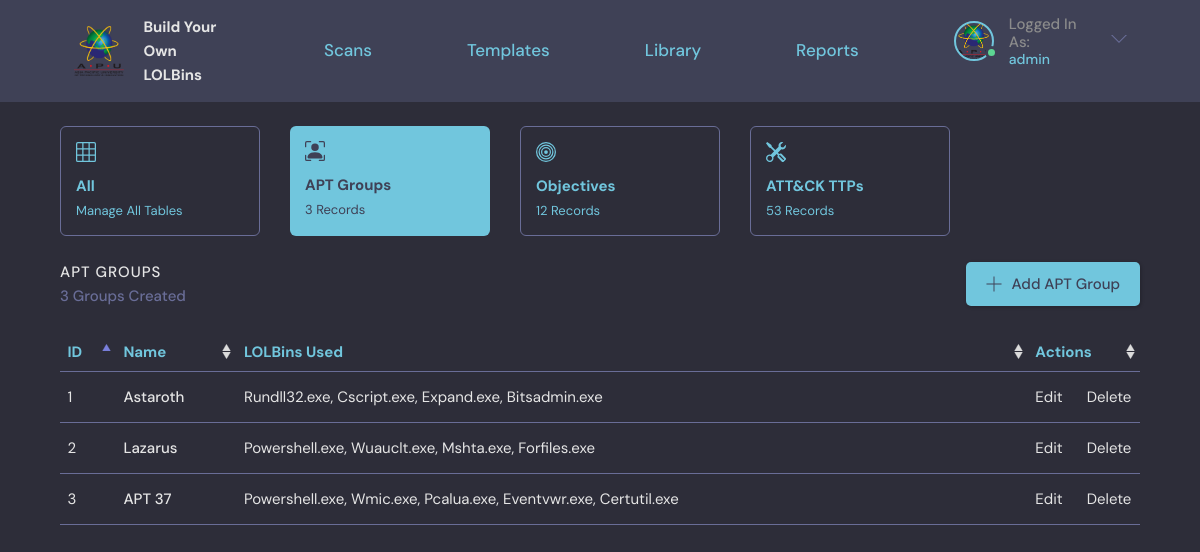
Page /apt/ (signed in) on the committed database.
### base/models.py (models this page shows, shortened)
class APT(models.Model):
    name = models.CharField(max_length=200)
    class Meta:
        verbose_name = 'APT Group'

class Technique(models.Model):
    user = models.ForeignKey(User, on_delete=SET_NULL, null=True, verbose_name = u'Owner')
    name = models.CharField(max_length=200, default="New Binary")
    description = models.TextField(null=True, blank=True)
    updated = models.DateTimeField(auto_now=True)
    created = models.DateTimeField(auto_now_add=True)
    Objective = models.ManyToManyField(Objective, verbose_name = u'Objectives')
    APT = models.ManyToManyField(APT, blank=True, verbose_name = u'APT Groups')
    class Meta:
        verbose_name = 'LOLBin'

### base/views.py (the view)
# urls.py: path('apt/', views.apt, name="apt"),
@login_required(login_url='login')
def apt(request):
    apts = APT.objects.all()
    apt_count = apts.count()
    objectives = Objective.objects.all()
    objective_count = objectives.count()
    attackTactics = AttackTactic.objects.all()
    attackTechniques = AttackTechnique.objects.all()
    attackSubTechniques = AttackSubTechnique.objects.exclude(attackid=".000")
    ttp_count = attackTactics.count() + attackTechniques.count() + attackSubTechniques.count()
    if request.user.is_superuser != 1:
        return redirect('forbidden')
    context = {'apts': apts, 'apt_count': apt_count, 'objective_count': objective_count, 'ttp_count': ttp_count}
    return render(request, 'base/apt.html', context)

### base/templates/base/apt.html (shortened to what this page needs)
{% extends 'main.html' %}
{% block content %}
{% load static %}
<main class="layout layout--2">
  <div class="container-column">
    <div class="roomList__cards">
        <a href="{% url 'manage' %}">
            <div class="admin-card">
                <div class="admin-card-contents">
                    <h4>All</h4>
                    <span>Manage All Tables</span>
                </div>
            </div>
        </a>
        <a href="{% url 'apt' %}">
            <div class="admin-card-selected">
                <div class="admin-card-contents">
                    <h4>APT Groups</h4>
                    <span>{{apt_count}} Records</span>
                </div>
            </div>
        </a>
        <a href="{% url 'objective' %}">
            <div class="admin-card">
                <div class="admin-card-contents">
                    <h4>Objectives</h4>
                    <span>{{objective_count}} Records</span>
                </div>
            </div>
        </a>
        <a href="{% url 'attackTactic' %}">
            <div class="admin-card">
                <div class="admin-card-contents">
                    <h4>ATT&CK TTPs</h4>
                    <span>{{ttp_count}} Records</span>
                </div>
            </div>
        </a>
    </div>
    <div class="roomList__header">
        <div>
            <h2>APT Groups</h2>
            <p>{{apt_count}} Groups Created</p>
        </div>
        <a class="btn btn--main" href="{% url 'new-apt' %}">
            <svg version="1.1" xmlns="http://www.w3.org/2000/svg" width="32" height="32" viewBox="0 0 32 32">
            <title>add</title>
            <path
                d="M16.943 0.943h-1.885v14.115h-14.115v1.885h14.115v14.115h1.885v-14.115h14.115v-1.885h-14.115v-14.115z"
            ></path>
            </svg>
            Add APT Group
        </a>
    </div>
    <table id="apt-table" class="table">
        <thead>
            <tr>
                <th scope="col">ID</th>
                <th scope="col">Name</th>
                <th scope="col">LOLBins Used</th>
                <th scope="col">Actions</th>
            </tr>
        </thead>
        <tbody>
            {% if apt_count != 0 %}
                {% for apt in apts %}
                    <tr>
                        <td style="min-width: 4rem;">{{forloop.counter}}</td>
                        <td style="max-width: 25rem;font-weight: 500">{{apt.name}}</td>
                        <td>
                            {% if apt.technique_set.all.count != 0 %}
                                {% with obj="" %}
                                    {% for technique in apt.technique_set.all %}
                                        {% if forloop.last %}
                                            {{ obj|add:technique.name}}.exe
                                        {% else %}
                                            {{ obj|add:technique.name}}.exe,
                                        {% endif %}
                                    {% endfor %}
                                {% endwith %}
                            {% else %}
                            -
                            {% endif %}
                        </td>
                        <td style="max-width: 1rem;">
                            <a href="{% url 'update-apt' apt.id %}" style="padding-right: 2rem">Edit</a>
                            <a href="{% url 'delete-apt' apt.id %}">Delete</a>
                        </td>
                    </tr>
                {% endfor %}
            {% endif %}
        </tbody>
    </table>
  </div>
</main>
{% endblock content %}

### templates/navigationBar.html (shortened to what this page needs)
{% load static %}
<header class="header header--loggedIn">
  <div class="container">
    <a href="{% url 'home' %}" class="header__logo">
      <img src="{% static 'images/APU.png' %}" style="width:50px;height:50px;"/>
      <h1>
        Build Your<br>
        Own LOLBins
      </h1>
    </a>
    <a href="{% url 'home' %}" class="header__text">
      <h2>Scans</h2>
    </a>
    <a href="{% url 'template' %}" class="header__text">
      <h2>Templates</h2>
    </a>
    <a href="{% url 'library' %}" class="header__text">
      <h2>Library</h2>
    </a>
    <a href="{% url 'report' %}" class="header__text">
      <h2>Reports</h2>
    </a>
    <nav class="header__menu">
      {% if request.user.is_authenticated %}
          <div class="header__user">
            <a href="{% url 'user-profile' request.user.id%}">
                <div class="avatar avatar--medium active">
                <img src="{% static 'images/APU.png' %}" />
                </div>
                <p>Logged In As:<span>{{request.user}}</span></p>
            </a>
            <button class="dropdown-button">
                <svg version="1.1" xmlns="http://www.w3.org/2000/svg" width="32" height="32" viewBox="0 0 32 32">
                <title>chevron-down</title>
                <path d="M16 21l-13-13h-3l16 16 16-16h-3l-13 13z"></path>
                </svg>
            </button>
          </div>
      {% else %}
          <a href="{% url 'login' %}">
              <img src="{% static 'images/avatar.svg' %}" />
              <p>Login</p>
          </a>
      {% endif %}
    </nav>
  </div>
</header>

### rows in the picture
APT: name "Astaroth"
Technique: name "Rundll32"
Technique: name "Cscript"
Technique: name "Expand"
Technique: name "Bitsadmin"
APT: name "Lazarus"
Technique: name "Powershell"
Technique: name "Wuauclt"
Technique: name "Mshta"
Technique: name "Forfiles"
APT: name "APT 37"
Technique: name "Wmic"
Technique: name "Pcalua"
Technique: name "Eventvwr"
Technique: name "Certutil"

### other values in the picture
{{ request.user }} "admin"
{{ apt_count }} "3"
{{ objective_count }} "12"
{{ ttp_count }} "53"
